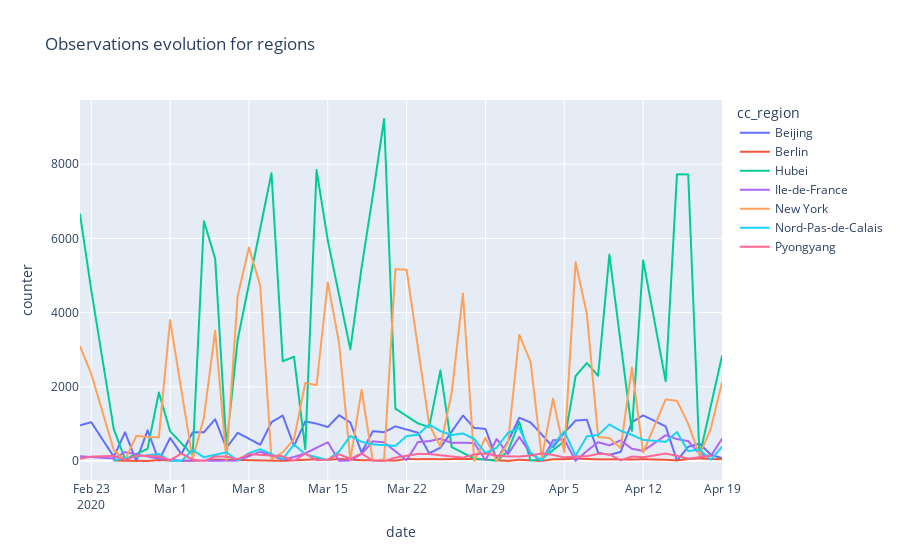

The notebook cell this image was saved under:
### Code cell
fig = px.line(df_NO2_group[[elem in ls for elem in df_NO2_group.cc_region]], y="counter", x="date", color="cc_region", title="Observations evolution for regions", render_mode="webgl")
fig.show()
